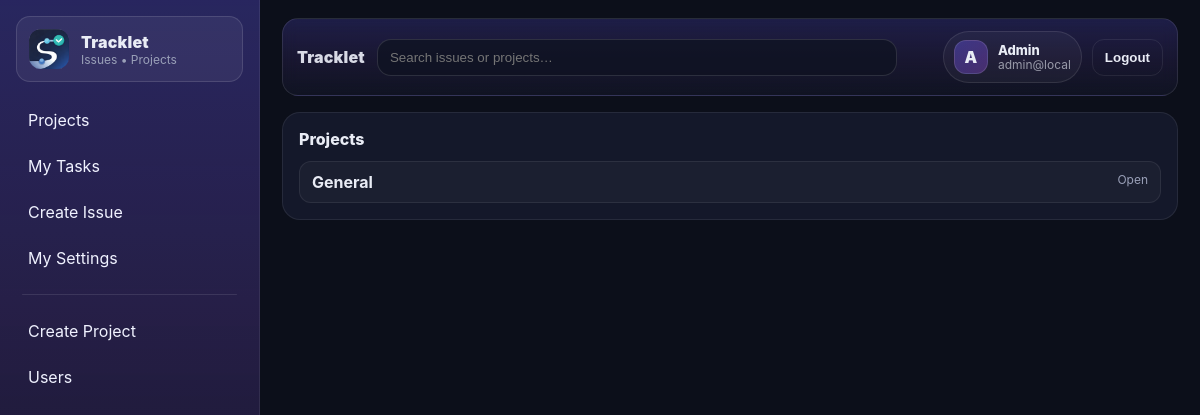
The app's page /projects (signed in), older data.
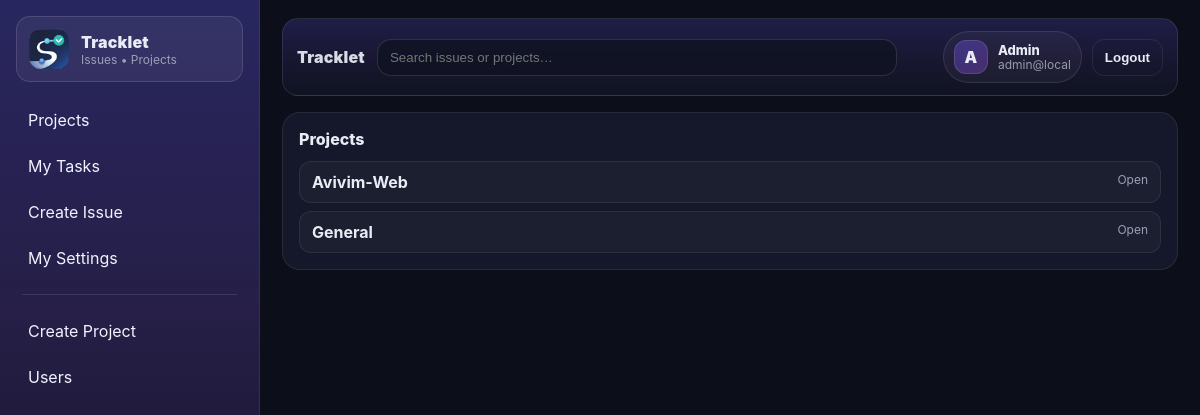
The same page, newer data.
### tables this page shows
CREATE TABLE projects (
  id INTEGER PRIMARY KEY AUTOINCREMENT,
  name TEXT NOT NULL,
  description TEXT,
  is_active INTEGER NOT NULL DEFAULT 1,

  -- GitHub repo reference (optional)
  github_owner TEXT,
  github_repo TEXT,
  github_default_branch TEXT DEFAULT 'main',
  github_repo_url TEXT,

  created_at TEXT NOT NULL DEFAULT (datetime('now'))
);

### app.py (the view)
@app.get("/projects")
@login_required
def projects_list():
    projects = list_projects_active()
    return render_template("projects.html", projects=projects)

### TrackletDB.py (called while the page is built)
def get_db_path() -> str:
    return settings.DB_PATH

def _ensure_parent(db_path: str) -> None:
    Path(db_path).parent.mkdir(parents=True, exist_ok=True)

def get_connection() -> sqlite3.Connection:
    db_path = get_db_path()
    _ensure_parent(db_path)
    conn = sqlite3.connect(db_path, detect_types=sqlite3.PARSE_DECLTYPES)
    conn.row_factory = sqlite3.Row
    conn.execute("PRAGMA foreign_keys = ON;")
    conn.execute("PRAGMA journal_mode = WAL;")
    return conn

def db_read_one(sql: str, params: tuple[Any, ...] = ()) -> Optional[sqlite3.Row]:
    conn = get_connection()
    try:
        cur = conn.cursor()
        cur.execute(sql, params)
        return cur.fetchone()
    finally:
        conn.close()

def db_read_all(sql: str, params: tuple[Any, ...] = ()) -> list[sqlite3.Row]:
    conn = get_connection()
    try:
        cur = conn.cursor()
        cur.execute(sql, params)
        return cur.fetchall()
    finally:
        conn.close()

def get_user_by_id(user_id: int) -> Optional[sqlite3.Row]:
    return db_read_one("SELECT * FROM users WHERE id=? AND is_active=1", (user_id,))

### app.py (called while the page is built)
@app.context_processor
def inject_settings():
    return {"settings": settings}

### templates/projects.html
{% extends "layout.html" %}
{% set title = "Projects" %}
{% block content %}
<div class="card">
  <div class="card-title">Projects</div>
  <div class="list">
    {% for p in projects %}
      <a class="list-row" href="{{ url_for('project_view', project_id=p.id) }}">
        <div class="list-main">
          <div class="list-title">{{ p.name }}</div>
        </div>
        <div class="list-meta">Open</div>
      </a>
    {% else %}
      <div class="muted">No projects yet.</div>
    {% endfor %}
  </div>
</div>
{% endblock %}

Row changes from the older to the newer data that the page shows:
added projects: name "Avivim-Web"
